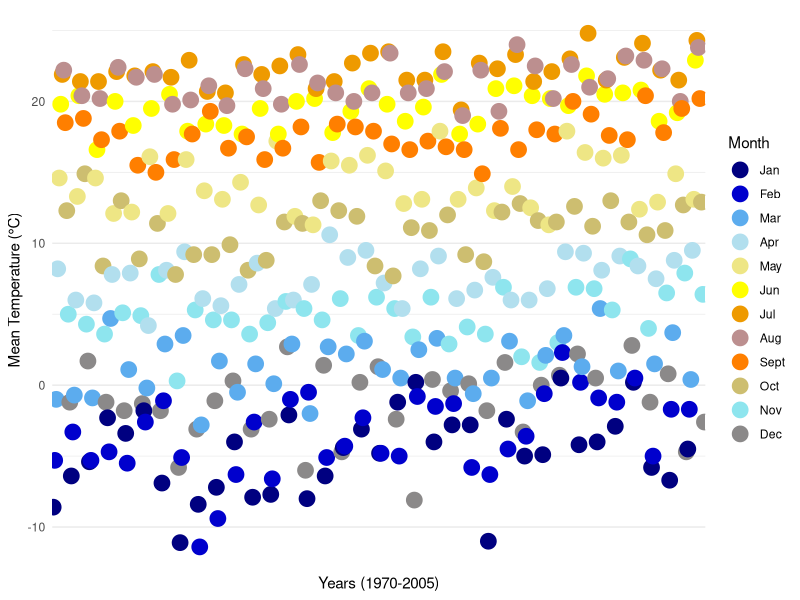
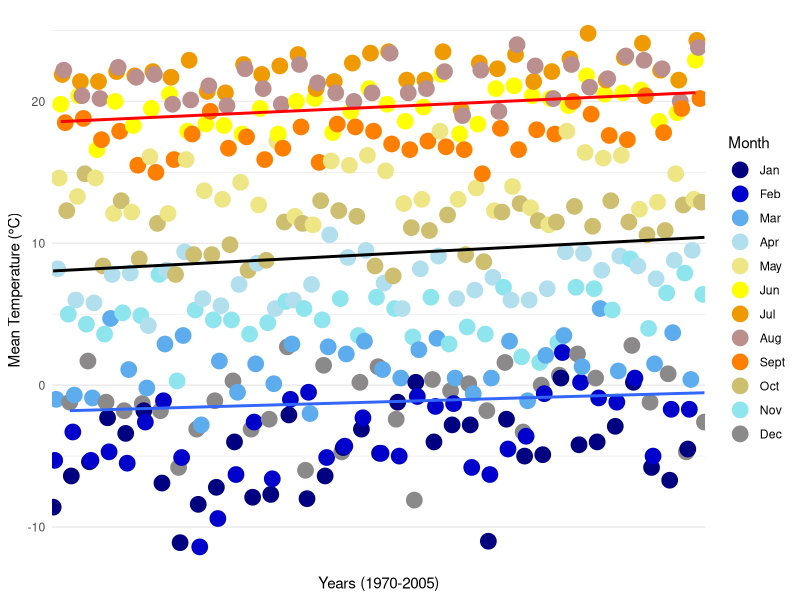
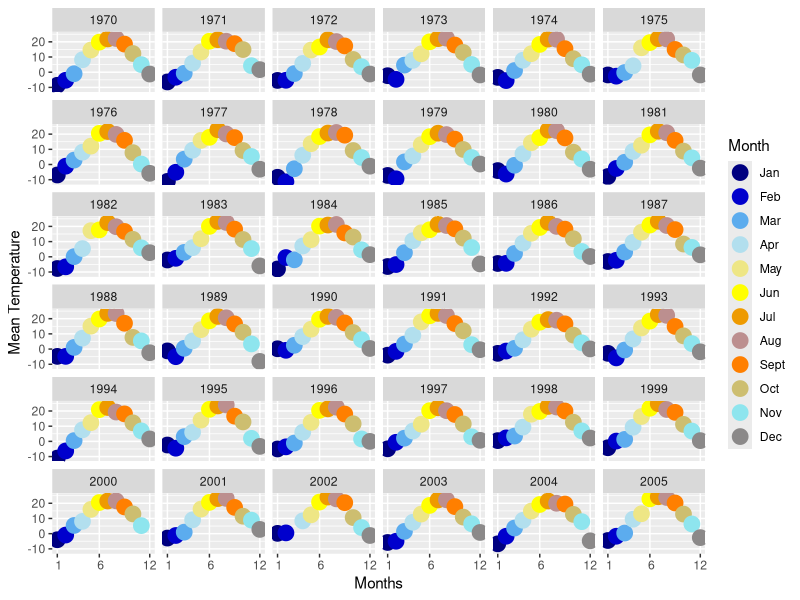
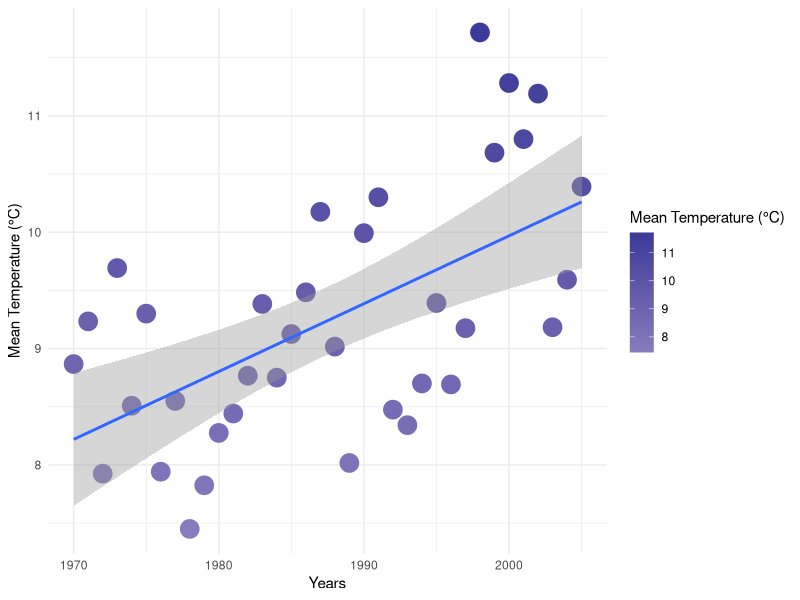
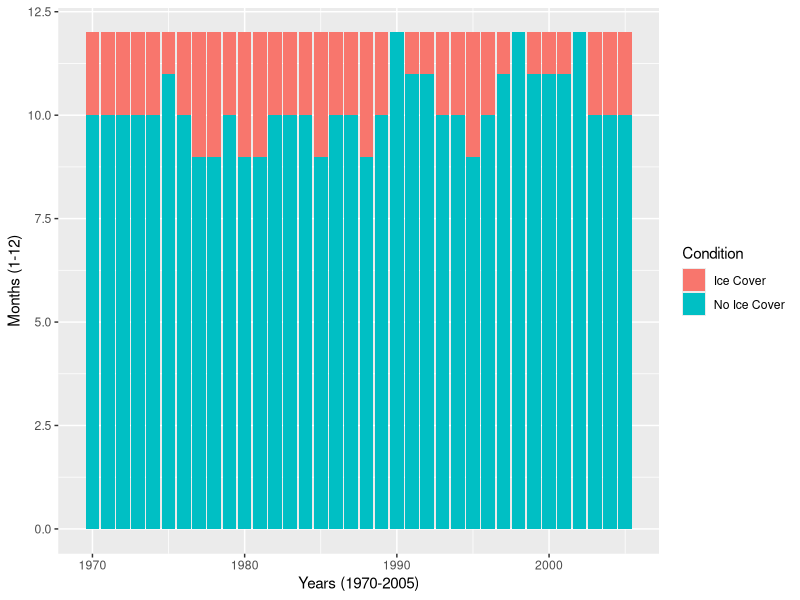

The R source for these figures, in order:
library("dplyr")
library(ggplot2)

LakeErieCsv = read.csv("Climate/Lake Erie/Erie 1968-2006.csv")
LakeErieCsv = filter(LakeErieCsv, Year <= 2005)
LakeErieCsv = filter(LakeErieCsv, Year >= 1970)

write.csv(LakeErieCsv, "Climate/Lake Erie (1970-2005).csv")



LakeErieCsv$Yr = seq(1,432)
#Scatter plot showing monthly trends every five years so 1970-1975-1980-1985-1990-1995-2005
pi<-ggplot(LakeErieCsv, aes(x=Yr,y=Mean.Temp...C.)) + 
  geom_point(aes(group=1,colour = cut(Month,c(0,1,2,3,4,5,6,7,8,9,10,11,12))), size=I(5)) +
  scale_color_manual(name = "Month",
                     values = c("(0,1]" = "navyblue",
                                "(1,2]" = "blue3",
                                "(2,3]" = "steelblue2",
                                "(3,4]" = "lightblue2",
                                "(4,5]" = "khaki2",
                                "(5,6]" = "yellow1",
                                "(6,7]" = "orange2",
                                "(7,8]" = "rosybrown",
                                "(8,9]" = "darkorange1",
                                "(9,10]" = "lightgoldenrod3",
                                "(10,11]" = "cadetblue2",
                                "(11,12]" = "snow4"),
                     labels = c("Jan", "Feb", "Mar", "Apr", "May", "Jun",
                                "Jul", "Aug", "Sept", "Oct", "Nov", "Dec")) +
  xlab("Years (1970-2005)") +
  ylab("Mean Temperature (°C)") +
  theme_minimal() +
  scale_x_discrete(limits = c(1970,2005))
pi


LakeErieCsv$Yr = seq(1,432)
#Scatter plot showing monthly trends every five years so 1970-1975-1980-1985-1990-1995-2005
p0<-ggplot(LakeErieCsv, aes(x=Yr,y=Mean.Temp...C.)) + 
  geom_point(aes(group=1,colour = cut(Month,c(0,1,2,3,4,5,6,7,8,9,10,11,12))), size=I(5)) +
  scale_color_manual(name = "Month",
                     values = c("(0,1]" = "navyblue",
                                "(1,2]" = "blue3",
                                "(2,3]" = "steelblue2",
                                "(3,4]" = "lightblue2",
                                "(4,5]" = "khaki2",
                                "(5,6]" = "yellow1",
                                "(6,7]" = "orange2",
                                "(7,8]" = "rosybrown",
                                "(8,9]" = "darkorange1",
                                "(9,10]" = "lightgoldenrod3",
                                "(10,11]" = "cadetblue2",
                                "(11,12]" = "snow4"),
                     labels = c("Jan", "Feb", "Mar", "Apr", "May", "Jun",
                                "Jul", "Aug", "Sept", "Oct", "Nov", "Dec")) +
  xlab("Years (1970-2005)") +
  ylab("Mean Temperature (°C)") +
  theme_minimal() +
  geom_smooth(data=subset(LakeErieCsv, Month == 6), method = "lm", colour = "red", se = FALSE)+
  geom_smooth(method = "lm", colour = "black", se = FALSE)+
  geom_smooth(data=subset(LakeErieCsv, Month == 12), method = "lm", se = FALSE)+
  scale_x_discrete(limits = c(1970,2005))
p0

#Stacked Graphs which has ALL the years 1970-2004
p2<-ggplot(LakeErieCsv, aes(x=Month,y=Mean.Temp...C.)) +
  geom_point(aes(colour = cut(Month,c(0,1,2,3,4,5,6,7,8,9,10,11,12))),size=5) +
  scale_color_manual(name = "Month",
                     values = c("(0,1]" = "navyblue",
                                "(1,2]" = "blue3",
                                "(2,3]" = "steelblue2",
                                "(3,4]" = "lightblue2",
                                "(4,5]" = "khaki2",
                                "(5,6]" = "yellow1",
                                "(6,7]" = "orange2",
                                "(7,8]" = "rosybrown",
                                "(8,9]" = "darkorange1",
                                "(9,10]" = "lightgoldenrod3",
                                "(10,11]" = "cadetblue2",
                                "(11,12]" = "snow4"),
                     labels = c("Jan", "Feb", "Mar", "Apr", "May", "Jun",
                                "Jul", "Aug", "Sept", "Oct", "Nov", "Dec"))+
  facet_wrap(LakeErieCsv$Year, scales = "fixed") +
  xlab("Months") +
  ylab("Mean Temperature")+
  scale_x_discrete(limits = c(1,6,12))
p2

#graph showing yearly trends (no months shown)
LakeErieCsvLimited = select(LakeErieCsv, Date.Time, Year, Month, Mean.Temp...C., Total.Precip..mm.)
LEData.Yearly = LakeErieCsvLimited[FALSE,]
for (i in seq(0,35)){
  annualdata = filter(LakeErieCsvLimited, Year == 1970+i)
  
  avgPrec = mean(annualdata$Total.Precip..mm.,na.rm=TRUE)
  avgTemp = mean(annualdata$Mean.Temp...C.,na.rm=TRUE)
  
  annualdata$Total.Precip..mm.[1] = avgPrec
  annualdata$Mean.Temp...C.[1] = avgTemp
  
  LEData.Yearly = rbind(LEData.Yearly,annualdata[1,])
}
LEData.Yearly = select(LEData.Yearly, -Month)

#Yearly temp data
p5<-ggplot(LEData.Yearly,aes(Year,Mean.Temp...C.)) +
  geom_point(aes(colour = Mean.Temp...C.),size=6) +
  labs(colour = "Mean Temperature (°C)")+
  scale_color_gradient2() +
  xlab("Years") +
  ylab("Mean Temperature (°C)") +
  theme_minimal() +
  geom_smooth(method = "lm")
p5


#ICE COVER graphs
LEData.IceCover = LakeErieCsvLimited[FALSE,]
for (i in seq(0,35)){
  annualdata = filter(LakeErieCsvLimited, Year == 1970+i)
  ice = 0
  noice = 0
  for (j in seq(1,nrow(annualdata))){
    data = annualdata[j,]
    if (!is.na(data$Mean.Temp...C.) & data$Mean.Temp...C. <= -2) {
      ice = ice + 1
    }else{
      noice = noice + 1
    }
  }
  annualdata$Condition[1] = "Ice Cover"
  annualdata$Condition[2] = "No Ice Cover"
  annualdata$Value[1] = ice
  annualdata$Value[2] = noice
  
  annualdata= select(annualdata, Year, Condition, Value)
  
  LEData.IceCover = rbind(LEData.IceCover,annualdata[1:2,])
}



p3<-ggplot(LEData.IceCover, aes(fill=Condition, y=Value, x=Year)) + 
  geom_bar(position="stack", stat="identity") +
  xlab("Years (1970-2005)") +
  ylab("Months (1-12)")
p3



